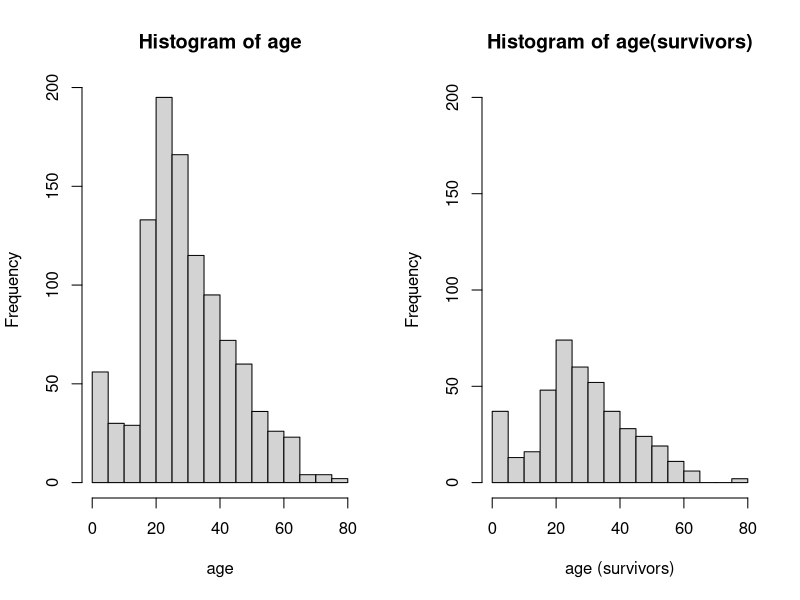

R code for this plot:
## ---- chunk 1
knitr::opts_chunk$set(echo = TRUE)
## ---- chunk 2
titanic<-read.csv("titanic.csv")
## ---- chunk 3
ls.str(titanic)
## ---- chunk 4
alive<-titanic$survived
count.alive<-sum(alive)
## ---- chunk 5
prop.alive=count.alive/length(titanic$survived)
## ---- chunk 6
age<-titanic$age
## ---- chunk 7
par(mfrow=c(1,2))
hist(age, breaks=25)
hist(age[titanic$survived==1],breaks=25, 
     ylim=c(0,200), 
     main="Histogram of age(survivors)", 
     xlab="age (survivors)")
